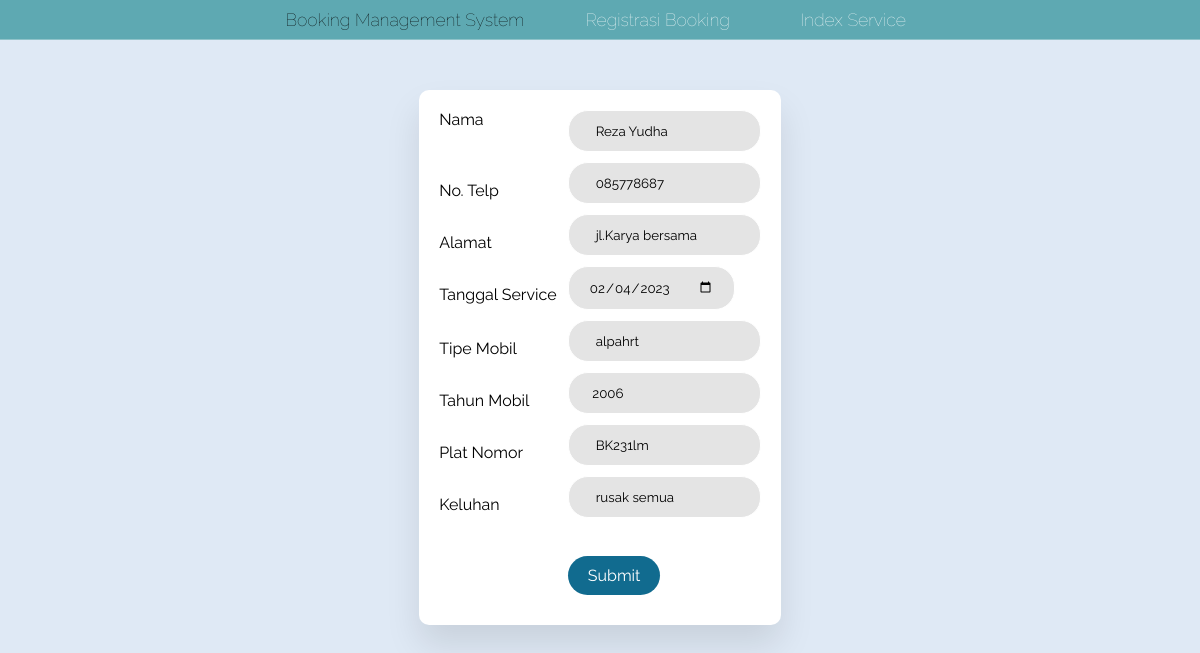
The page /BookingEditCS.php?id=1 (signed in) on the database its author committed.
### tables this page shows
CREATE TABLE `listservis` (
  `Nama` varchar(50) NOT NULL,
  `Alamat` text NOT NULL,
  `Telp` varchar(50) NOT NULL,
  `TanggalService` date NOT NULL,
  `TipeMobil` varchar(50) NOT NULL,
  `TahunMobil` int(11) NOT NULL,
  `PlatMobil` varchar(50) NOT NULL,
  `Keluhan` text NOT NULL,
  `Teknisi` varchar(50) DEFAULT NULL,
  `ID` int(11) NOT NULL,
  `Status` varchar(255) NOT NULL DEFAULT 'Proses'
);

### BookingEditCS.php (the view, shortened to what this page needs)
<?php include("config.php"); ?>
<!DOCTYPE html>
<html>
<head>
		<link rel="stylesheet" href="Style.css">
    </head>
    <body>
	<header class = "main-header">
        <nav class= "nav main-nav">
            <ul><li>Booking Management System</li>
                <li><a href=BookingBaruCS.php>Registrasi Booking</a></li>
                <li><a href="IndexServisCS.php">Index Service</a></li>
			</ul>
		</nav>
	</header>
    <div class="wrapper">
    <?php
    $id = $_GET['id'];
    $sql = "SELECT * FROM `listservis` WHERE ID = $id";
    $query = mysqli_query($db, $sql);
    $data = mysqli_fetch_array($query);
    ?>
        <form class="form" action="BookingEditCSProses.php" method="GET">
        Nama
            <input type = "text" onfocus = "this.value=''" name = "nama" value = " <?php echo $data['Nama'];?>"/>
        <br>
        No. Telp
            <input type = "text" onfocus = "this.value=''" name = "telp" value = " <?php echo $data['Telp'];?>"/>
            <br>
        Alamat
            <input type = "text" onfocus = "this.value=''" name = "alamat" value = " <?php echo $data['Alamat'];?>"/>
            <br>
        Tanggal Service
            <input type = "date" name = "tanggal" value = "<?php echo date($data['TanggalService']); ?>"/>
            <br>
        Tipe Mobil
            <input type = "text" onfocus = "this.value=''" name = "tipe" value = " <?php echo $data['TipeMobil'];?>"/>
            <br>
        Tahun Mobil
             <input type = "text" onfocus = "this.value=''" name = "tahun" value = " <?php echo $data['TahunMobil'];?>"/>
             <br>
        Plat Nomor
        <input type = "text" onfocus = "this.value=''" name = "plat" value = " <?php echo $data['PlatMobil'];?>"/>
            <br>
        Keluhan
        <input type = "text" onfocus = "this.value=''" name = "keluhan" value = " <?php echo $data['Keluhan'];?>"/>
        <br>
            <input class="tombol" value="Submit" type="submit" id="bt" />
        </form>
</div>
</body>
</html>

### Style.css (style rules this page uses)
* { margin:0; padding: 0; font-family: Raleway; box-sizing: border-box; }
body { background-color: #dfe9f5; }
.wrapper { max-width: 900px; width: fit-content; padding: 2rem, 1rem; margin:50px auto; background-color:white; border-radius: 10px; text-align: left; box-shadow: 0 20px 35px rgba(0, 0, 0, 0.1); }
.form { padding: 20px; display: grid; grid-template-columns: 2fr 3fr; }
form input { width:fit-content ; outline: none; border:1px solid #fff; margin-bottom: 1.2rem; padding: 12px 20px; margin-bottom: 10px; border-radius: 20px; background: #e4e4e4; text-align: left; }
.tombol { font-size: 1rem; margin-top: 1.8rem; padding:10px 20px; border-radius: 20px; outline:none; border: none; width:fit-content; color: #fff; background-color: rgb(17, 107, 143); cursor: pointer; }
.nav ul { margin: 0; }
.nav li { display: inline-block; }
.nav a { display: inline-block; padding: .5em; color: white; text-decoration: none; }
.main-nav { text-align: center; font-size: 1.1em; font-weight: lighter; border-bottom: 1px solid rgba(255, 255, 255, .3) }
.main-nav li { padding: 0 2%; }
.main-header { background-color :#5ea9b2; background-repeat : no-repeat; background-size : contain; background-position:center; }
a { text-decoration: none; color: #2962ff; }

### rows shown on the page
listservis: nama "Reza Yudha", telp "085778687", alamat "jl.Karya bersama", tanggal "02/04/2023", tipe "alpahrt", tahun "2006", plat "BK231lm", keluhan "rusak semua"
